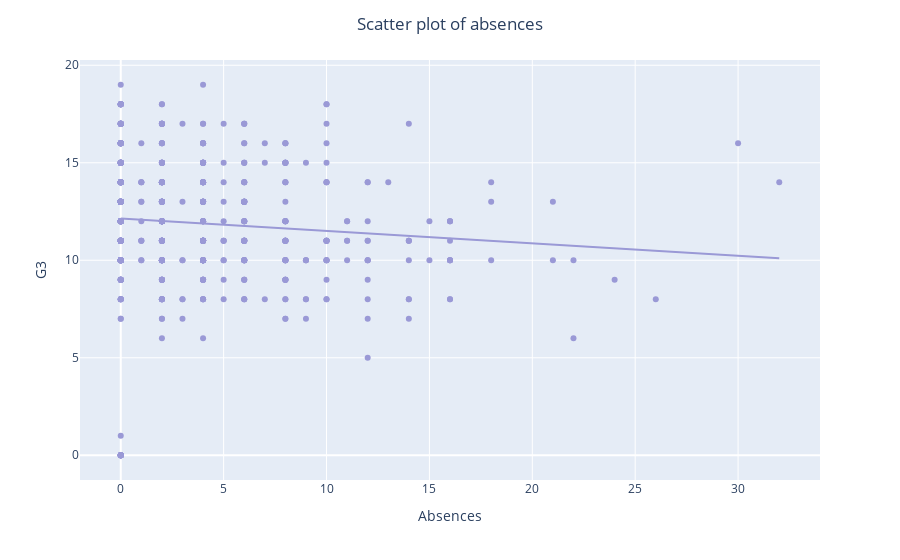

Here is the notebook cell this chart was saved with:
### Markdown cell above
Numerical data also can give us some information:

* **Age:** Age does not capture a lot of variance in G3, the distributions are almost identical. However, it can be seen that age can contain outliers

* **MEdu and Fedu:** Parents' education have a positive influence on grades of students, 0 in those columns can be an outlier

* **Travel time:** Travel time does not have a strong influence on G3. However, traveltime > 1hr makes students have a less upper and lower quantiles of grades

* **Study time:** Study time has a positive influence on grades, but the influence decrease, as the study time increases

* **Failures:** Students, who have never failed, perform stronger, than other groups. Other groups does not have strong differences

* **Famrel:** Family relations have a positive linkage with grades

* **Free time:** Difference between groups split on free time is insignificant

* **Go out:** Same as Free time, the values correlate strongly

* **Dalc:** Consumption of alcohol reduces the higher quantile of grades, but the lower quantile is stable, at high values alcohol decreases median and strongly decrease lower quantile

* **Walc:** Has the same interpretation as Dalc

* **health:** Strong relation with G3 cannot be derived based on the graph

### Code cell
import plotly.express as px
fig = go.Figure()
fig = px.scatter(x = data["absences"], y=data["G3"], trendline="ols")
fig.update_traces(marker=dict(color='#9A99D6'))

fig.update_xaxes(title_text = "Absences")
fig.update_yaxes(title_text = "G3")
fig.update_layout(title='Scatter plot of absences', title_x = 0.5, showlegend = False)
fig.show()

### Figure 1 — Plotly figure (JSON) as saved in the notebook; plotly's stock layout.template omitted (floating-point values rounded to 4 significant figures; data arrays with more than 128 entries replaced by an {"elided": "..."} marker saying what was removed)
{"data": [{"hovertemplate": "x=%{x}<br>y=%{y}<extra></extra>", "legendgroup": "", "marker": {"color": "#9A99D6", "symbol": "circle"}, "mode": "markers", "name": "", "orientation": "v", "showlegend": false, "type": "scatter", "x": {"elided": "649 int values"}, "xaxis": "x", "y": {"elided": "649 int values"}, "yaxis": "y"}, {"hovertemplate": "<b>OLS trendline</b><br>y = -0.0636134 * x + 12.1388<br>R<sup>2</sup>=0.008350<br><br>x=%{x}<br>y=%{y} <b>(trend)</b><extra></extra>", "legendgroup": "", "marker": {"color": "#9A99D6", "symbol": "circle"}, "mode": "lines", "name": "", "showlegend": false, "type": "scatter", "x": {"elided": "649 int values"}, "xaxis": "x", "y": {"elided": "649 float values"}, "yaxis": "y"}], "layout": {"legend": {"tracegroupgap": 0}, "margin": {"t": 60}, "showlegend": false, "title": {"text": "Scatter plot of absences", "x": 0.5}, "xaxis": {"anchor": "y", "domain": [0, 1], "title": {"text": "Absences"}}, "yaxis": {"anchor": "x", "domain": [0, 1], "title": {"text": "G3"}}}}
